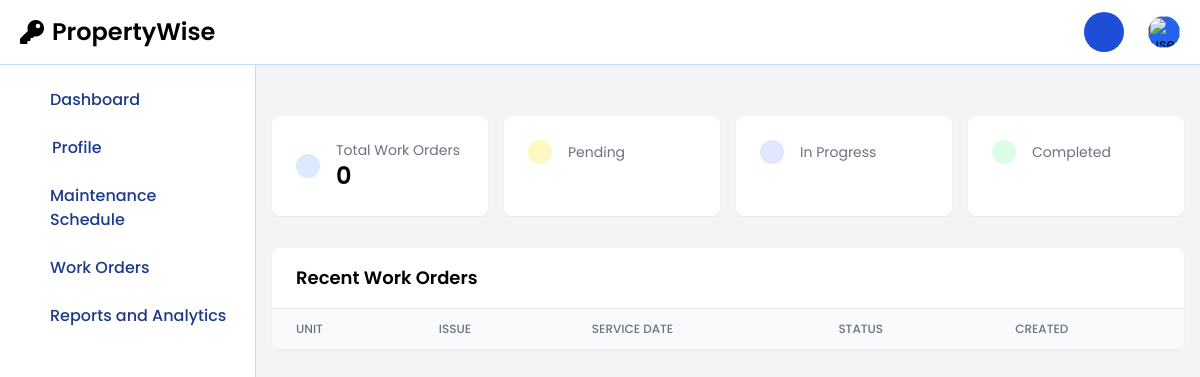
Before: /staff/staffDashboard.php (signed in) with the older database file.
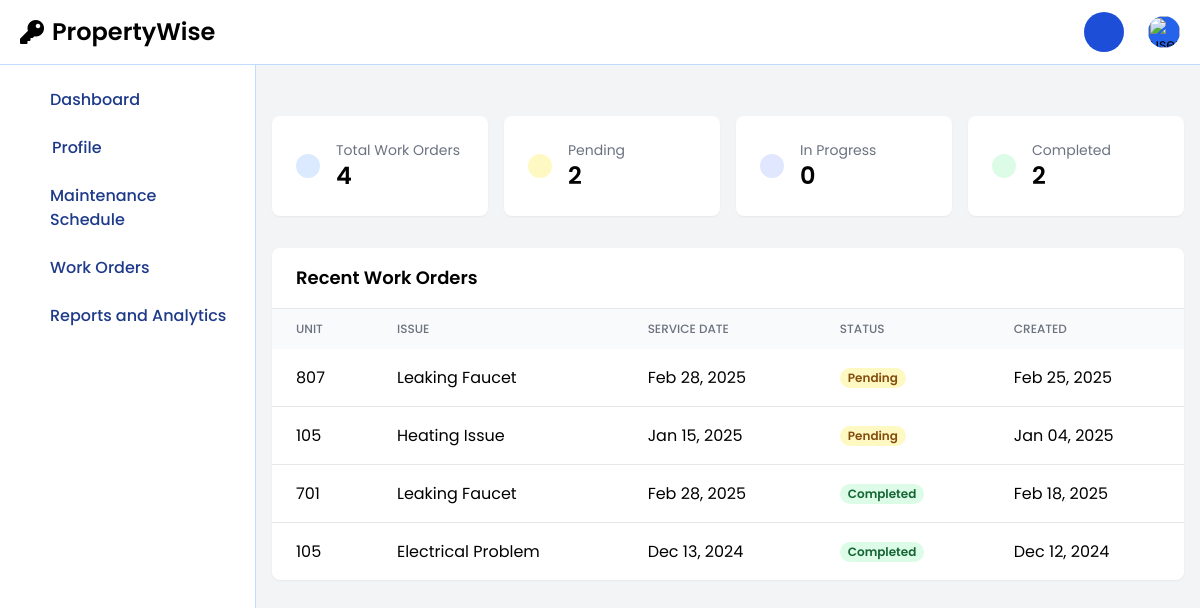
After: the same page with the newer database file.
### tables this page shows
CREATE TABLE `maintenance_requests` (
  `id` int(11) NOT NULL,
  `user_id` int(11) NOT NULL,
  `unit` varchar(50) NOT NULL,
  `issue` varchar(100) NOT NULL,
  `description` text NOT NULL,
  `action_taken` text DEFAULT NULL,
  `maintenance_cost` decimal(10,2) DEFAULT NULL,
  `completion_date` datetime DEFAULT NULL,
  `service_date` date NOT NULL,
  `status` enum('Pending','In Progress','Completed') DEFAULT 'Pending',
  `report_pdf` varchar(255) DEFAULT NULL,
  `image` varchar(255) DEFAULT NULL,
  `created_at` timestamp NOT NULL DEFAULT current_timestamp(),
  `updated_at` timestamp NOT NULL DEFAULT current_timestamp() ON UPDATE current_timestamp(),
  `assigned_to` int(11) DEFAULT NULL,
  `priority` enum('high','medium','low') NOT NULL DEFAULT 'medium',
  `archived` tinyint(1) DEFAULT 0
);

CREATE TABLE `property` (
  `unit_id` int(11) NOT NULL,
  `unit_no` varchar(50) NOT NULL,
  `unit_type` varchar(50) NOT NULL,
  `square_meter` decimal(10,2) NOT NULL,
  `monthly_rent` decimal(10,2) NOT NULL,
  `images` text DEFAULT NULL,
  `status` enum('Available','Occupied','Maintenance','Reserved') DEFAULT 'Available',
  `position` varchar(20) DEFAULT 'active'
);

### staff/staffDashboard.php (the view, shortened to what this page needs)
<?php
require_once '../session/db.php';
$staffId = $_SESSION['staff_id'];
$stats_query = "SELECT
    COUNT(*) as total_work_orders,
    SUM(CASE WHEN status = 'Pending' THEN 1 ELSE 0 END) as pending_orders,
    SUM(CASE WHEN status = 'In Progress' THEN 1 ELSE 0 END) as ongoing_orders,
    SUM(CASE WHEN status = 'Completed' THEN 1 ELSE 0 END) as completed_orders
FROM maintenance_requests
WHERE assigned_to = ? AND archived = 0";
$stmt = $conn->prepare($stats_query);
$stmt->bind_param("i", $staffId);
$stmt->execute();
$stats = $stmt->get_result()->fetch_assoc();
$recent_orders_query = "SELECT
    m.id,
    m.issue,
    m.description,
    m.status,
    m.service_date,
    m.created_at,
    p.unit_no,
    p.unit_type,
    p.status as unit_status
FROM maintenance_requests m
JOIN property p ON m.unit = p.unit_no
WHERE m.assigned_to = ?
AND m.archived = 0
ORDER BY
    CASE m.status
        WHEN 'Pending' THEN 1
        WHEN 'In Progress' THEN 2
        WHEN 'Completed' THEN 3
    END,
    m.created_at DESC
LIMIT 5";
$stmt = $conn->prepare($recent_orders_query);
$stmt->bind_param("i", $staffId);
$stmt->execute();
$recent_orders = $stmt->get_result()->fetch_all(MYSQLI_ASSOC);
?>
<!DOCTYPE html>
<html lang="en">
<head>
    <script src="https://cdn.tailwindcss.com"></script>
</head>
<body class="bg-gray-100">
<?php include('staffNavbar.php'); ?>
<?php include('staffSidebar.php'); ?>
<div class="p-4 mt-5 sm:ml-64">
    <div class="mt-20">
        <div class="grid grid-cols-1 md:grid-cols-2 lg:grid-cols-4 gap-4">
            <div class="bg-white rounded-lg p-6 shadow-sm">
                <div class="flex items-center">
                    <div class="p-3 rounded-full bg-blue-100">
                    </div>
                    <div class="ml-4">
                        <h3 class="text-gray-500 text-sm">Total Work Orders</h3>
                        <p class="text-2xl font-semibold"><?= $stats['total_work_orders'] ?></p>
                    </div>
                </div>
            </div>
            <div class="bg-white rounded-lg p-6 shadow-sm">
                <div class="flex items-center">
                    <div class="p-3 rounded-full bg-yellow-100">
                    </div>
                    <div class="ml-4">
                        <h3 class="text-gray-500 text-sm">Pending</h3>
                        <p class="text-2xl font-semibold"><?= $stats['pending_orders'] ?></p>
                    </div>
                </div>
            </div>
            <div class="bg-white rounded-lg p-6 shadow-sm">
                <div class="flex items-center">
                    <div class="p-3 rounded-full bg-indigo-100">
                    </div>
                    <div class="ml-4">
                        <h3 class="text-gray-500 text-sm">In Progress</h3>
                        <p class="text-2xl font-semibold"><?= $stats['ongoing_orders'] ?></p>
                    </div>
                </div>
            </div>
            <div class="bg-white rounded-lg p-6 shadow-sm">
                <div class="flex items-center">
                    <div class="p-3 rounded-full bg-green-100">
                    </div>
                    <div class="ml-4">
                        <h3 class="text-gray-500 text-sm">Completed</h3>
                        <p class="text-2xl font-semibold"><?= $stats['completed_orders'] ?></p>
                    </div>
                </div>
            </div>
        </div>
        <div class="mt-8 bg-white rounded-lg shadow-sm">
            <div class="px-6 py-4 border-b border-gray-200">
                <h2 class="text-lg font-semibold">Recent Work Orders</h2>
            </div>
            <div class="overflow-x-auto">
                <table class="min-w-full">
                    <thead class="bg-gray-50">
                        <tr>
                            <th class="px-6 py-3 text-left text-xs font-medium text-gray-500 uppercase">Unit</th>
                            <th class="px-6 py-3 text-left text-xs font-medium text-gray-500 uppercase">Issue</th>
                            <th class="px-6 py-3 text-left text-xs font-medium text-gray-500 uppercase">Service Date</th>
                            <th class="px-6 py-3 text-left text-xs font-medium text-gray-500 uppercase">Status</th>
                            <th class="px-6 py-3 text-left text-xs font-medium text-gray-500 uppercase">Created</th>
                        </tr>
                    </thead>
                    <tbody class="divide-y divide-gray-200">
                        <?php foreach ($recent_orders as $order): ?>
                            <tr>
                                <td class="px-6 py-4"><?= htmlspecialchars($order['unit_no']) ?></td>
                                <td class="px-6 py-4"><?= htmlspecialchars($order['issue']) ?></td>
                                <td class="px-6 py-4"><?= date('M d, Y', strtotime($order['service_date'])) ?></td>
                                <td class="px-6 py-4">
                                    <span class="px-2 inline-flex text-xs leading-5 font-semibold rounded-full
                                        <?= match($order['status']) {
                                            'Pending' => 'bg-yellow-100 text-yellow-800',
                                            'In Progress' => 'bg-blue-100 text-blue-800',
                                            'Completed' => 'bg-green-100 text-green-800',
                                            default => 'bg-gray-100 text-gray-800'
                                        } ?>">
                                        <?= $order['status'] ?>
                                    </span>
                                </td>
                                <td class="px-6 py-4"><?= date('M d, Y', strtotime($order['created_at'])) ?></td>
                            </tr>
                        <?php endforeach; ?>
                    </tbody>
                </table>
            </div>
        </div>
    </div>
</div>
</body>
</html>

### staff/staffNavbar.php (shortened to what this page needs)
<!DOCTYPE html>
<html lang="en">
<head>
    <script src="https://cdn.tailwindcss.com"></script>
    <link rel="stylesheet" href="https://cdnjs.cloudflare.com/ajax/libs/font-awesome/5.15.4/css/all.min.css">
</head>
<body>
<nav class="fixed top-0 z-50 w-full bg-white border-b border-blue-200 dark:bg-blue-800 dark:border-blue-700">
    <div class="px-3 py-3 lg:px-5 lg:pl-3">
        <div class="flex items-center justify-between">
            <div class="flex items-center justify-start rtl:justify-end">
                <a href="#" class="flex items-center ms-2 md:me-24">
                    <span class="self-center text-xl font-semibold sm:text-2xl whitespace-nowrap dark:text-white flex items-center">
                        <i class="fas fa-key text-inherit mr-2"></i>
                        PropertyWise
                    </span>
                </a>
            </div>
            <div class="flex items-center">
                    <div class="flex items-center ms-3 relative">
                        <button type="button" class="flex items-center justify-center w-10 h-10 bg-blue-700 rounded-full text-white" id="notification-button">
                            <svg data-feather="bell" class="w-6 h-6 text-blue-800 dark:text-white"></svg>
                        </button>
                        <button type="button" class="flex text-sm bg-blue-600 rounded-full focus:ring-4 ms-6 focus:ring-blue-300 dark:focus:ring-blue-600" aria-expanded="false" id="user-menu-button">
                            <img class="w-8 h-8 rounded-full" src="https://flowbite.com/docs/images/people/profile-picture-5.jpg" alt="user photo">
                        </button>
                    </div>
                </div>
                </div>
            </div>
</nav>
</body>
</html>

### staff/staffSidebar.php (shortened to what this page needs)
<!DOCTYPE html>
<html lang="en">
<head>
    <script src="https://cdn.tailwindcss.com"></script>
</head>
<body>
<aside id="logo-sidebar" class="fixed top-0 left-0 z-40 w-64 h-screen pt-20 transition-transform -translate-x-full bg-white border-r border-blue-200 sm:translate-x-0 dark:bg-blue-800 dark:border-blue-700" aria-label="Sidebar">
    <div class="h-full px-3 pb-4 overflow-y-auto bg-white dark:bg-blue-800">
        <ul class="space-y-2 font-medium">
            <li>
                <a href="staffDashboard.php" class="grid grid-cols-[30px_auto] items-center p-2 text-blue-900 rounded-lg dark:text-white hover:bg-blue-100 dark:hover:bg-blue-700">
                    <svg data-feather="home" class="text-white w-5 h-5"></svg>
                    <span>Dashboard</span>
                </a>
            </li>
            <li>
                <a href="staffProfile.php" class="flex items-center p-2 text-blue-900 rounded-lg dark:text-white hover:bg-blue-100 dark:hover:bg-blue-700 group">
                    <svg data-feather="user" class="w-5 h-5 text-white w-5 h-5"></svg>
                    <span class="flex-1 ms-3 whitespace-nowrap">Profile</span>
                </a>
            </li>
             <li>
                <a href="staffSchedule.php" class="grid grid-cols-[30px_auto] items-center p-2 text-blue-900 rounded-lg dark:text-white hover:bg-blue-100 dark:hover:bg-blue-700">
                    <svg data-feather="calendar" class="text-white w-5 h-5"></svg>
                    <span>Maintenance Schedule</span>
                </a>
            </li>
                <li>
                <a href="staffWork.php" class="grid grid-cols-[30px_auto] items-center p-2 text-blue-900 rounded-lg dark:text-white hover:bg-blue-100 dark:hover:bg-blue-700">
                    <svg data-feather="clipboard" class="text-white w-5 h-5"></svg>
                    <span>Work Orders</span>
                </a>
            </li>
            <li>
                <a href="staffReports.php" class="grid grid-cols-[30px_auto] items-center p-2 text-blue-900 rounded-lg dark:text-white hover:bg-blue-100 dark:hover:bg-blue-700">
                    <svg data-feather="bar-chart" class="text-white w-5 h-5"></svg>
                    <span>Reports and Analytics</span>
                </a>
            </li>
        </ul>
    </div>
</aside>
</body>
</html>

### staff/staffDashboard.php (style rules this page uses)
body { font-family: 'Poppins', sans-serif; }

### staff/staffSidebar.php (style rules this page uses)
.transition-transform { transition: transform 0.3s ease; }
body { font-family: 'Poppins', sans-serif; }

Changed rows visible on the page:
added maintenance_requests: property.unit_no "807", issue "Leaking Faucet", service_date "Feb 28, 2025", status "Pending", created_at "Feb 25, 2025"
added maintenance_requests: property.unit_no "105", issue "Heating Issue", service_date "Jan 15, 2025", status "Pending", created_at "Jan 04, 2025"
added maintenance_requests: property.unit_no "701", issue "Leaking Faucet", service_date "Feb 28, 2025", status "Completed", created_at "Feb 18, 2025"
added maintenance_requests: property.unit_no "105", issue "Electrical Problem", service_date "Dec 13, 2024", status "Completed", created_at "Dec 12, 2024"
Other visible differences:
$stats['total_work_orders']: "0" → "4"
$stats['pending_orders']: (not shown) → "2"
$stats['ongoing_orders']: (not shown) → "0"
$stats['completed_orders']: (not shown) → "2"
